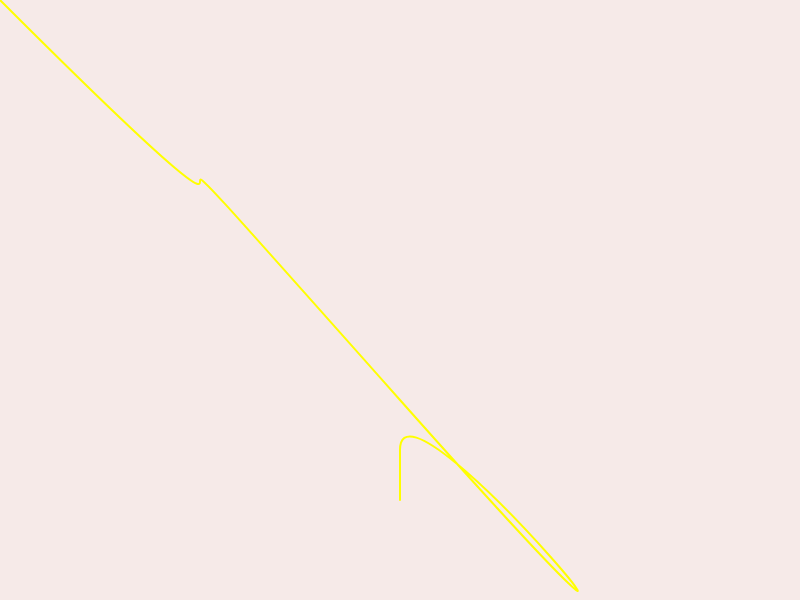
Frame 1 (no input)
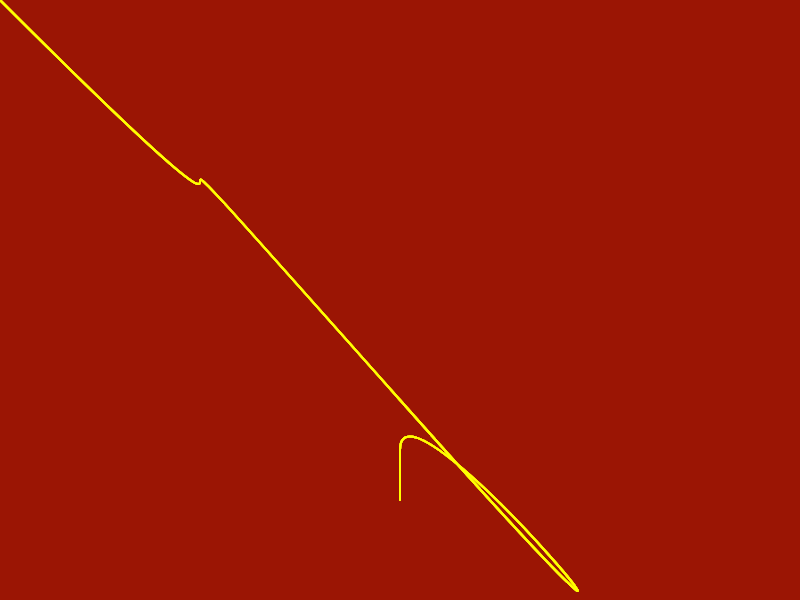
Frame 60 (no input)
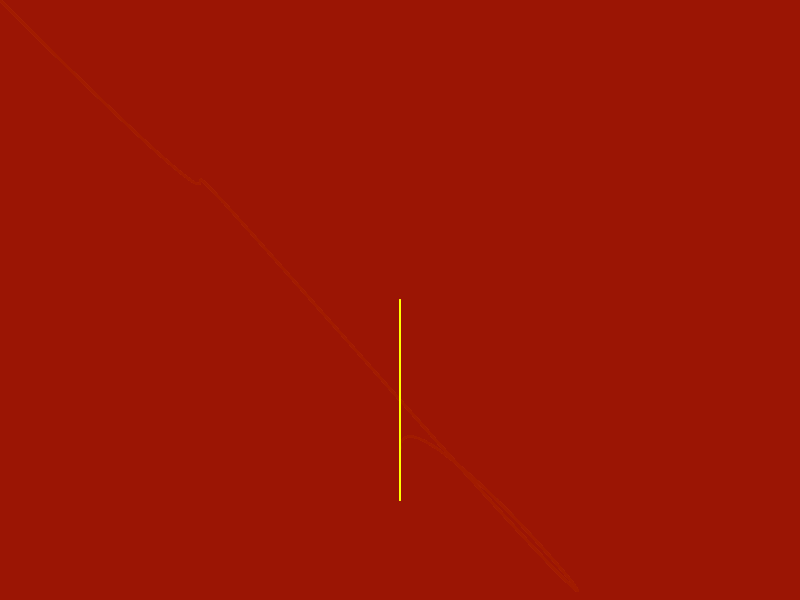
Frame 120 (the mouse pressed at the canvas centre since frame 60)

The p5.js sketch that drew these frames (run headless with seeded random() and noise() and a simulated clock; from frame 60 on, the mouse is pressed at the canvas centre):

// p5.js sketch
// ── sketch.js
let backgroundVal = [10, 100, 60, 0.09];
let lineVal = [60, 100, 100]
let colorB;

let bigAngle;
let midAngle;
let smallAngle;

let bigR;
let midR;
let smallR;

let bigSlider;
let midSlider;
let smallSlider;

function setup() {
  colorMode(HSB);
  createCanvas(800, 600);
  curveTightness(-5);
  colorB = createButton('COLOR');
  bigSlider = createSlider(-20, 20, 0);
  midSlider = createSlider(-20, 20, 0);
  smallSlider = createSlider(-20, 20, 0);
  bigR = 200;
  bigAngle = PI / 2;
  smallR = bigR / 2;
  smallAngle = PI / 2;
  midR = smallR * 1.5;
  midAngle = PI / 2;
  colorB.mousePressed(changeBG);
}

function changeBG() {
  backgroundVal = [random(0, 360), random(90, 100), random(30, 50), 0.09];
  lineVal = [random(0, 360), 100, 100];
}

function draw() {
  background(backgroundVal[0], backgroundVal[1], backgroundVal[2], backgroundVal[3]);
  translate(width / 2, height / 2);
  strokeWeight(2);
  stroke(lineVal[0], lineVal[1], lineVal[2]);
  let smallx = smallR * cos(smallAngle);
  let smally = smallR * sin(smallAngle);
  let midx = midR * cos(midAngle);
  let midy = midR * sin(midAngle);
  let bigx = bigR * cos(bigAngle);
  let bigy = bigR * sin(bigAngle);
  noFill();
  beginShape();
  curveVertex(mouseX-(width/2), mouseY-(height/2));
  curveVertex(mouseX-(width/2), mouseY-(height/2));
  curveVertex(smallx, smally);
  curveVertex(midx, midy);
  curveVertex(bigx, bigy);
  curveVertex(bigx, bigy);
  endShape();
  smallAngle += 0.01 * smallSlider.value();
  midAngle += 0.01 * midSlider.value();
  bigAngle += 0.01 * bigSlider.value();
}
